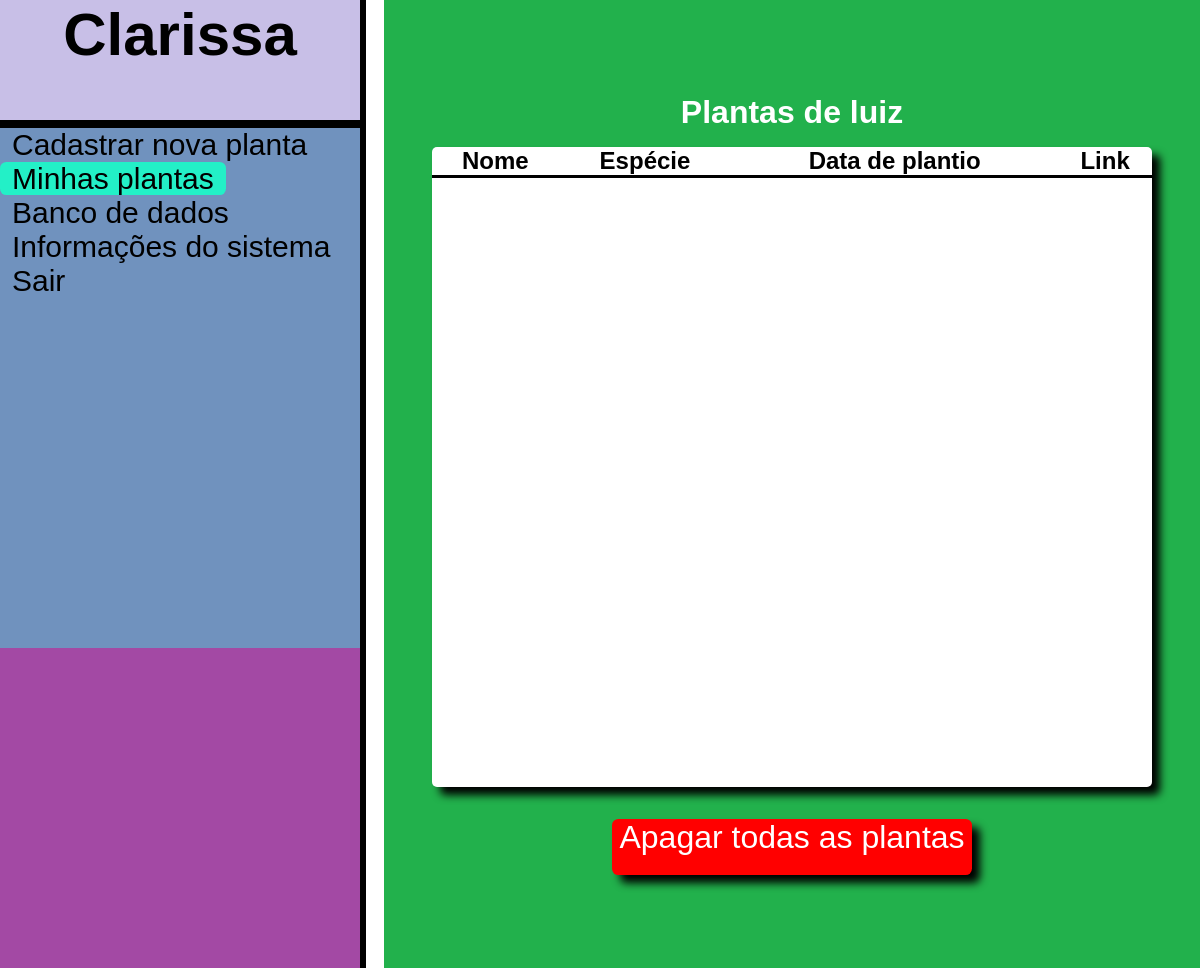
Before: /minhas_plantas/ (signed in) with the older database file.
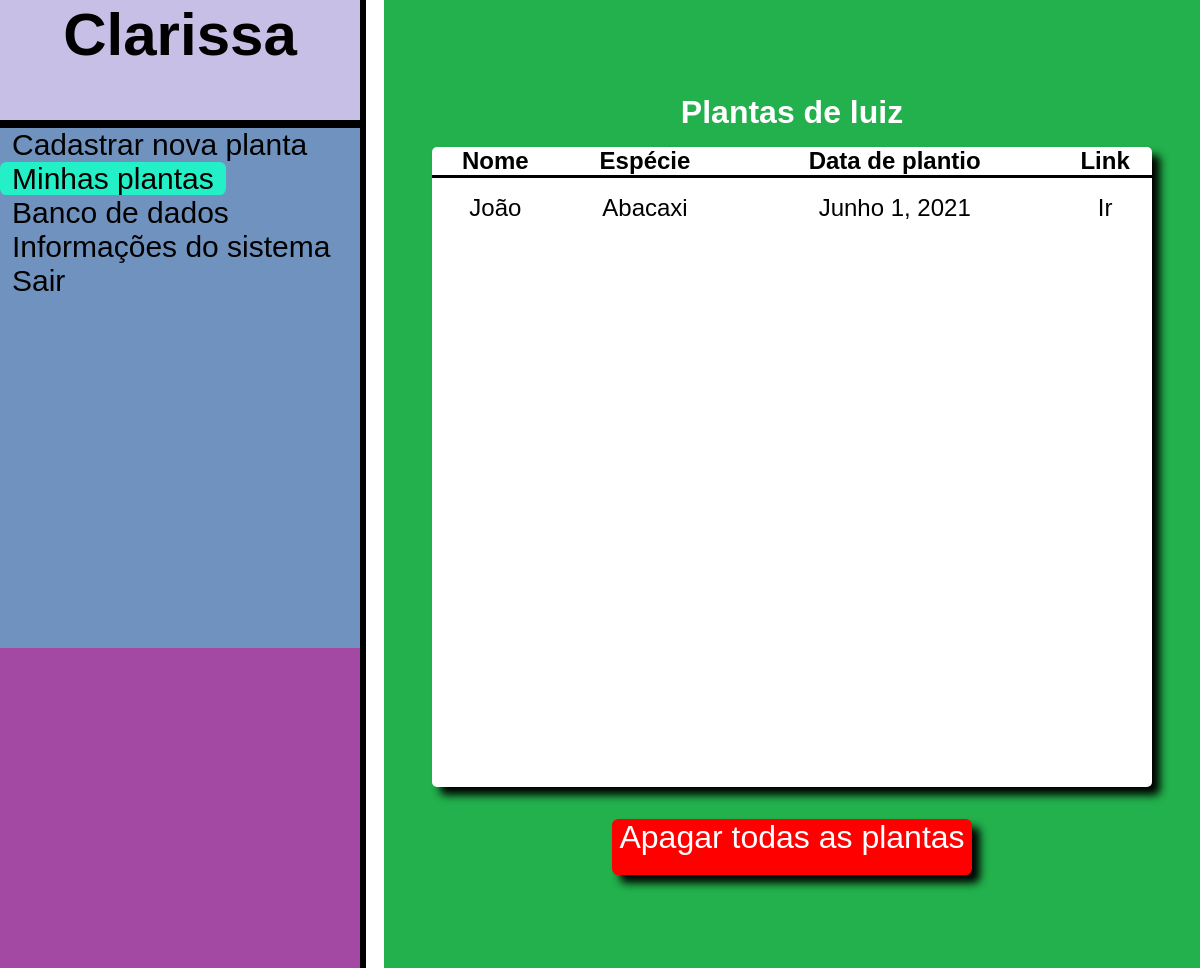
After: the same page with the newer database file.
### demo/models.py (models this page shows)
class Planta(models.Model):
    name=models.CharField(max_length=300, unique=True, blank=False)
    species=models.CharField(max_length=300,blank=False, unique=False)
    date=models.DateField(default=datetime.date(datetime.today()))
    image=models.ImageField(upload_to='Images', default='planta.png', blank=True, null=True)
    incidencia_solar=models.CharField(max_length=256, default='Sem dados')
    temperatura=models.CharField(max_length=256, default='Sem dados')
    umidade=models.CharField(max_length=256, default='Sem dados')
    usuario=models.ForeignKey(User, default=None,on_delete=models.CASCADE)

### pages/views.py (the view)
# urls.py: url(r'^minhas_plantas/$', views.minhas_plantas, name='minhas_plantas'),
@login_required(login_url='/accounts/login')
def minhas_plantas(request):
    minhas_plantas=Planta.objects.all().filter(usuario=request.user)
    return render(request,'minhas_plantas.html', {'plantas':minhas_plantas ,'user':request.user})

### templates/minhas_plantas.html (shortened to what this page needs)
<html lang="en">
<head>
    <link rel="stylesheet" href="/static/style.css">
    <link rel="stylesheet" href="/static/minhas_plantas.css">
</head>
<body>
    <div id="navbar">
        <div id="nav">
            <h1>Clarissa</h1>
        </div>
        <div id="left_bar">
            <a href="/nova_planta">Cadastrar nova planta </a>
            <p>
                <a href="/minhas_plantas" class="page">Minhas plantas </a>
            </p>
            <p>
                <a href="/banco_de_dados">Banco de dados </a>
            </p>
            <p>
                <a href="/informacoes">Informações do sistema</a>
            </p>
            <p>
                <a href="/accounts/logout">Sair</a>
            </p>
        </div>
        <div id="bottom_left"></div>
    </div>
    <div id="container" class="box">
        <h1 style="color: white; margin-bottom: 1rem;">Plantas de {{user}}</h1>
        <div id='square_table'>
            <table id="plantas">
                <tr>
                    <th>Nome</th>
                    <th>Espécie</th>
                    <th>Data de plantio</th>
                    <th>Link</th>
                </tr>
                    {% for planta in plantas %}
                    <tr>
                        <td> {{planta.name}} </td>
                        <td>{{planta.species}}</td>
                        <td>{{planta.date}}</td>
                        <td><a href="/dados_planta" onclick=' dadosPage("{{planta.name}}")'>Ir</a></td>
                    </tr>
                    {% endfor %}
            </table>
        </div>
        <a id="apagar_tudo" onclick="" href="/apagar">Apagar todas as plantas</a>
    </div>
</body>
</html>

Changed rows visible on the page:
added Planta: name "João", species "Abacaxi", date "Junho 1, 2021"
